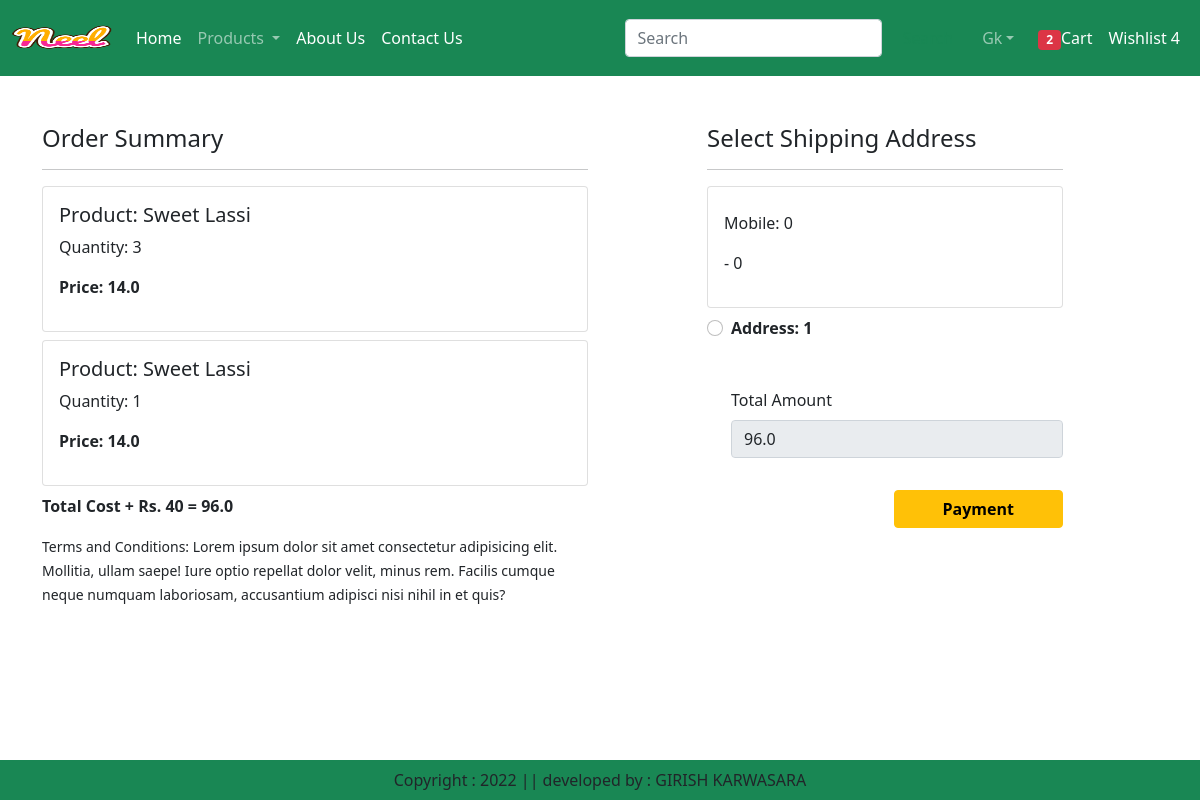
Screenshot of /checkout/ (signed in) with the database file from the repository.
### website/models.py (models this page shows, shortened)
class Cart(models.Model):
    user = models.ForeignKey(User, on_delete=models.CASCADE)
    product = models.ForeignKey (Product, on_delete=models.CASCADE)
    quantity = models.PositiveIntegerField(default=1)

class Product(models.Model):
    title = models.CharField(max_length=100)
    selling_price = models.FloatField()
    discounted_price = models.FloatField()
    description = models.TextField()
    composition = models.TextField(default="")
    prodapp = models.TextField(default='')
    category = models.CharField(choices=CATEGORY_CHOICES, max_length=2)
    product_image = models.ImageField(upload_to='product')

class Customer(models.Model):
    user = models.ForeignKey(User, on_delete=models.CASCADE)
    name = models.CharField(max_length=200)
    locality = models.CharField(max_length=200)
    city = models.CharField(max_length=50)
    mobile = models.IntegerField(default=0)
    zipcode = models.IntegerField(default=0)
    state = models.CharField(choices=STATE_CHOICES,max_length=100)

### website/views.py (the view)
# urls.py: path('checkout/',checkout.as_view(),name='checkout'),
class checkout(View):
    def get(self, request):
        totalitem = 0
        if request.user.is_authenticated:
                totalitem = len(Cart.objects.filter(user=request.user))
        user = request.user
        add = Customer.objects.filter(user=user)
        cart_items = Cart.objects.filter(user=user)
        amount = sum(item.quantity * item.product.discounted_price for item in cart_items)
        totalamount = amount + 40
        return render(request, 'checkout.html', locals())

### website/templates/checkout.html (shortened to what this page needs)
{% extends 'base.html' %}
{% load static %}
{% block main-content %}
<div class="container">
    <div class="row mt-5">
        <div class="col-sm-6">
            <h4>Order Summary</h4>
            <hr>
            {% for item in cart_items %}
                <div class="card mb-2">
                    <div class="card-body">
                        <h5>Product: {{ item.product.title }}</h5>
                        <p>Quantity: {{ item.quantity }}</p>
                        <p class="fw-bold">Price: {{ item.product.discounted_price }}</p>
                    </div>
                </div>
            {% endfor %}
            <p class="fw-bold">Total Cost + Rs. 40 = {{ totalamount }}</p>
            <small>Terms and Conditions: Lorem ipsum dolor sit amet consectetur adipisicing elit. Mollitia, ullam saepe! Iure optio repellat dolor velit, minus rem. Facilis cumque neque numquam laboriosam, accusantium adipisci nisi nihil in et quis?</small>
        </div>
        <div class="col-sm-4 offset-sm-1">
            <h4>Select Shipping Address</h4>
            <hr>
            <form method="post" id="myform">
                {% for ad in add %}
                    <div class="card">
                        <div class="card-body">
                            <p>Mobile: {{ ad.mobile }}</p>
                            <p>{{ ad.locality }} {{ ad.city }} {{ ad.state }} - {{ ad.zipcode }}</p>
                        </div>
                    </div>
                    <div class="form-check mt-2 mb-5">
                        <input class="form-check-input" type="radio" name="custid" id="custadd{{ forloop.counter }}" value="{{ ad.id }}">
                        <label class="form-check-label fw-bold" for="custadd{{ forloop.counter }}">
                            Address: {{ forloop.counter }}
                        </label>
                    </div>
                {% endfor %}
                <div class="form-check mb-3">
                    <label for="totamount" class="form-label">Total Amount</label>
                    <input type="number" class="form-control" name="totamount" value="{{ totalamount }}" readonly>
                </div>
                <div class="text-end">
                    <button id="rzp-button1" type="submit" class="btn btn-warning mt-3 px-5 fw-bold">Payment</button>
                </div>
            </form>
        </div>
    </div>
</div>
{% endblock main-content %}

### rows the page displays
Cart: product "Sweet Lassi", quantity "3", product.discounted_price "14.0"
Cart: product "Sweet Lassi", quantity "1", product.discounted_price "14.0"
Customer: mobile "0", zipcode "0"

### other values shown
{{ totalitem }} "2"
{{ totalamount }} "96.0"
